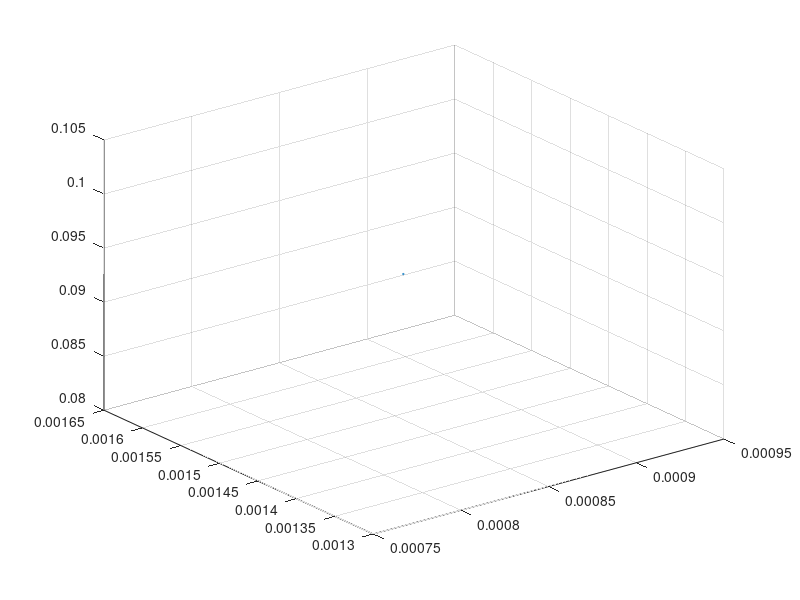

Write the MATLAB code that produced this figure.
scatter3(0.000000, 0.062420, 0.086648, 1);
scatter3(0.000000, 0.062167, 0.084137, 1);
scatter3(0.000000, 0.062146, 0.081772, 1);
scatter3(0.000000, 0.062146, 0.081772, 1);
scatter3(0.000000, 0.062181, 0.077830, 1);
scatter3(0.000000, 0.062279, 0.073158, 1);
scatter3(0.000670, 0.061424, 0.093000, 1);
scatter3(0.000000, 0.061612, 0.071468, 1);
scatter3(0.000000, 0.058618, 0.061776, 1);
scatter3(0.000000, 0.057730, 0.082817, 1);
scatter3(0.000000, 0.058316, 0.049110, 1);
scatter3(0.000000, 0.058316, 0.049110, 1);
scatter3(0.000000, 0.058177, 0.029682, 1);
scatter3(0.000000, 0.057773, 0.041217, 1);
scatter3(0.000000, 0.057868, 0.015092, 1);
scatter3(-0.000000, 0.057144, 0.018587, 1);
scatter3(0.000000, 0.054091, 0.081565, 1);
scatter3(0.000000, 0.053971, 0.083939, 1);
scatter3(0.000000, 0.053971, 0.083939, 1);
scatter3(0.000000, 0.054096, 0.077597, 1);
scatter3(0.000000, 0.053856, 0.086453, 1);
scatter3(0.000000, 0.053856, 0.086453, 1);
scatter3(0.000000, 0.054185, 0.072900, 1);
scatter3(0.086220, 0.057327, 0.093000, 1);
scatter3(0.086220, 0.057327, 0.093000, 1);
scatter3(0.000000, 0.055721, 0.000806, 1);
scatter3(0.077823, 0.056002, 0.093000, 1);
scatter3(0.086278, 0.055863, 0.093000, 1);
scatter3(0.096296, 0.056103, 0.093000, 1);
scatter3(0.000000, 0.054215, 0.002754, 1);
scatter3(0.000000, 0.052983, 0.017599, 1);
scatter3(0.000000, 0.052295, 0.012127, 1);
scatter3(0.000000, 0.052090, 0.015529, 1);
scatter3(0.075027, 0.052967, 0.093000, 1);
scatter3(-0.000000, 0.052001, 0.000688, 1);
scatter3(-0.000000, 0.049796, 0.015381, 1);
scatter3(0.078866, 0.050670, 0.093000, 1);
scatter3(0.078866, 0.050670, 0.093000, 1);
scatter3(0.084887, 0.050566, 0.093000, 1);
scatter3(0.152212, 0.052588, 0.093000, 1);
scatter3(0.000000, 0.049150, 0.015300, 1);
scatter3(0.000000, 0.049150, 0.015300, 1);
scatter3(0.091071, 0.050236, 0.093000, 1);
scatter3(0.058621, 0.048659, 0.093000, 1);
scatter3(0.085026, 0.049148, 0.093000, 1);
scatter3(0.000000, 0.046778, 0.007956, 1);
scatter3(0.079348, 0.046045, 0.093000, 1);
scatter3(0.079348, 0.046045, 0.093000, 1);
scatter3(0.000000, 0.045160, 0.014883, 1);
scatter3(0.093788, 0.046092, 0.093000, 1);
scatter3(-0.000000, 0.045005, 0.018008, 1);
scatter3(0.073924, 0.045546, 0.093000, 1);
scatter3(0.000000, 0.045103, 0.010352, 1);
scatter3(0.000000, 0.045103, 0.010352, 1);
scatter3(0.077817, 0.044712, 0.093000, 1);
scatter3(0.082884, 0.044768, 0.093000, 1);
scatter3(0.000000, 0.043300, 0.015650, 1);
scatter3(0.000000, 0.043300, 0.015650, 1);
scatter3(0.080070, 0.043800, 0.093000, 1);
scatter3(0.080070, 0.043800, 0.093000, 1);
scatter3(0.080070, 0.043800, 0.093000, 1);
scatter3(0.085943, 0.043700, 0.093000, 1);
scatter3(0.075504, 0.043329, 0.093000, 1);
scatter3(0.075567, 0.043272, 0.093000, 1);
scatter3(0.075567, 0.043272, 0.093000, 1);
scatter3(0.082498, 0.042924, 0.093000, 1);
scatter3(0.082498, 0.042924, 0.093000, 1);
scatter3(0.000000, 0.041098, 0.016228, 1);
scatter3(0.097823, 0.041712, 0.093000, 1);
scatter3(0.163517, 0.042266, 0.093000, 1);
scatter3(0.163517, 0.042266, 0.093000, 1);
scatter3(0.087454, 0.040132, 0.093000, 1);
scatter3(0.089686, 0.040119, 0.093000, 1);
scatter3(0.091180, 0.040129, 0.093000, 1);
scatter3(0.091180, 0.040129, 0.093000, 1);
scatter3(0.084127, 0.039823, 0.093000, 1);
scatter3(0.080171, 0.039449, 0.093000, 1);
scatter3(0.080171, 0.039449, 0.093000, 1);
scatter3(0.077195, 0.039114, 0.093000, 1);
scatter3(0.000000, 0.038627, 0.005263, 1);
scatter3(0.000000, 0.038627, 0.005263, 1);
scatter3(0.075378, 0.038417, 0.093000, 1);
scatter3(0.075378, 0.038417, 0.093000, 1);
scatter3(0.075378, 0.038417, 0.093000, 1);
scatter3(0.098412, 0.038678, 0.093000, 1);
scatter3(0.000000, 0.038259, 0.019527, 1);
scatter3(0.000000, 0.038259, 0.019527, 1);
scatter3(0.163618, 0.038641, 0.093000, 1);
scatter3(0.163618, 0.038641, 0.093000, 1);
scatter3(0.067151, 0.036743, 0.093000, 1);
scatter3(0.076629, 0.036074, 0.093000, 1);
scatter3(0.163914, 0.036761, 0.093000, 1);
scatter3(0.097545, 0.036082, 0.093000, 1);
scatter3(0.000000, 0.036178, 0.001920, 1);
scatter3(0.000000, 0.035082, 0.019595, 1);
scatter3(0.052336, 0.034290, 0.093000, 1);
scatter3(0.163835, 0.033987, 0.093000, 1);
scatter3(0.163835, 0.033987, 0.093000, 1);
scatter3(0.110884, 0.032223, 0.093000, 1);
scatter3(0.086650, 0.031837, 0.093000, 1);
scatter3(0.163869, 0.030007, 0.093000, 1);
scatter3(0.163869, 0.030007, 0.093000, 1);
scatter3(0.163869, 0.030007, 0.093000, 1);
scatter3(0.000000, 0.029209, 0.045392, 1);
scatter3(0.077790, 0.028671, 0.093000, 1);
scatter3(0.077790, 0.028671, 0.093000, 1);
scatter3(0.077790, 0.028671, 0.093000, 1);
scatter3(0.057225, 0.028671, 0.093000, 1);
scatter3(-0.000000, 0.029035, 0.051917, 1);
scatter3(-0.000000, 0.029035, 0.051917, 1);
scatter3(-0.000000, 0.029086, 0.033205, 1);
scatter3(-0.000000, 0.028829, 0.056435, 1);
scatter3(-0.000000, 0.028830, 0.054478, 1);
scatter3(0.163821, 0.027608, 0.093000, 1);
scatter3(0.163821, 0.027608, 0.093000, 1);
scatter3(0.000000, 0.028273, 0.055370, 1);
scatter3(0.000000, 0.028409, 0.027384, 1);
scatter3(0.000000, 0.028409, 0.027384, 1);
scatter3(0.000000, 0.028329, 0.030930, 1);
scatter3(0.000000, 0.028211, 0.042195, 1);
scatter3(0.000000, 0.028211, 0.042195, 1);
scatter3(0.000000, 0.027989, 0.059964, 1);
scatter3(0.000000, 0.027989, 0.059964, 1);
scatter3(0.000000, 0.027858, 0.071586, 1);
scatter3(0.000000, 0.027845, 0.066565, 1);
scatter3(0.000000, 0.027911, 0.040365, 1);
scatter3(-0.000000, 0.027570, 0.038248, 1);
scatter3(-0.000000, 0.027570, 0.038248, 1);
scatter3(0.000000, 0.027479, 0.048039, 1);
scatter3(0.000000, 0.027472, 0.044376, 1);
scatter3(0.000000, 0.027472, 0.044376, 1);
scatter3(0.105099, 0.026440, 0.093000, 1);
scatter3(0.009704, 0.026864, 0.093000, 1);
scatter3(0.000000, 0.027056, 0.060750, 1);
scatter3(0.000000, 0.026989, 0.067836, 1);
scatter3(0.100326, 0.026193, 0.093000, 1);
scatter3(0.062128, 0.026372, 0.093000, 1);
scatter3(0.110695, 0.025890, 0.093000, 1);
scatter3(0.110695, 0.025890, 0.093000, 1);
scatter3(0.094637, 0.025840, 0.093000, 1);
scatter3(0.164000, 0.025097, 0.093000, 1);
scatter3(0.164000, 0.025097, 0.093000, 1);
scatter3(0.164000, 0.025097, 0.093000, 1);
scatter3(-0.000000, 0.026460, 0.033158, 1);
scatter3(-0.000000, 0.026037, 0.039780, 1);
scatter3(-0.000000, 0.026037, 0.039780, 1);
scatter3(-0.000000, 0.026037, 0.039780, 1);
scatter3(0.164363, 0.023301, 0.093000, 1);
scatter3(0.077885, 0.023858, 0.093000, 1);
scatter3(0.077885, 0.023858, 0.093000, 1);
scatter3(0.072378, 0.023765, 0.093000, 1);
scatter3(0.072378, 0.023765, 0.093000, 1);
scatter3(0.072378, 0.023765, 0.093000, 1);
scatter3(0.072378, 0.023765, 0.093000, 1);
scatter3(-0.000000, 0.024583, 0.018401, 1);
scatter3(0.056996, 0.023713, 0.093000, 1);
scatter3(0.056996, 0.023713, 0.093000, 1);
scatter3(0.056996, 0.023713, 0.093000, 1);
scatter3(0.056996, 0.023713, 0.093000, 1);
scatter3(0.000000, 0.023940, 0.074665, 1);
scatter3(0.000000, 0.023940, 0.074665, 1);
scatter3(0.162853, 0.020788, 0.093000, 1);
scatter3(0.064942, 0.021738, 0.093000, 1);
scatter3(0.064942, 0.021738, 0.093000, 1);
scatter3(0.134479, 0.019313, 0.093000, 1);
scatter3(0.134479, 0.019313, 0.093000, 1);
scatter3(0.142025, 0.018742, 0.093000, 1);
scatter3(0.000000, 0.020624, 0.037362, 1);
scatter3(-0.000000, 0.020610, 0.049513, 1);
scatter3(0.000000, 0.020557, 0.055189, 1);
scatter3(0.000000, 0.020495, 0.044474, 1);
scatter3(0.000000, 0.020495, 0.044474, 1);
scatter3(0.000000, 0.020405, 0.040344, 1);
scatter3(-0.000000, 0.020379, 0.031308, 1);
scatter3(-0.000000, 0.020379, 0.031308, 1);
scatter3(-0.000000, 0.020249, 0.062669, 1);
scatter3(-0.000000, 0.020249, 0.062669, 1);
scatter3(-0.000000, 0.020216, 0.058487, 1);
scatter3(-0.000000, 0.020216, 0.058487, 1);
scatter3(-0.000000, 0.020046, 0.034579, 1);
scatter3(0.000000, 0.019876, 0.032753, 1);
scatter3(0.000000, 0.019764, 0.042257, 1);
scatter3(-0.000000, 0.019539, 0.060362, 1);
scatter3(0.000000, 0.019515, 0.048483, 1);
scatter3(0.000000, 0.019455, 0.054165, 1);
scatter3(0.000000, 0.018517, 0.043349, 1);
scatter3(0.000000, 0.018515, 0.056648, 1);
scatter3(0.000000, 0.018497, 0.045376, 1);
scatter3(0.000000, 0.018485, 0.050646, 1);
scatter3(-0.000000, 0.018437, 0.041281, 1);
scatter3(-0.000000, 0.018199, 0.059441, 1);
scatter3(0.000000, 0.017941, 0.038971, 1);
scatter3(0.000000, 0.017735, 0.042386, 1);
scatter3(0.132944, 0.014527, 0.093000, 1);
scatter3(0.132944, 0.014527, 0.093000, 1);
scatter3(0.000000, 0.017532, 0.060555, 1);
scatter3(0.000000, 0.017463, 0.041874, 1);
scatter3(0.139408, 0.014164, 0.093000, 1);
scatter3(-0.000000, 0.017262, 0.045379, 1);
scatter3(0.000000, 0.017031, 0.031816, 1);
scatter3(0.000000, 0.017007, 0.051708, 1);
scatter3(0.000000, 0.016862, 0.036452, 1);
scatter3(0.000000, 0.016336, 0.048215, 1);
scatter3(0.000000, 0.016201, 0.042131, 1);
scatter3(0.000000, 0.016219, 0.062196, 1);
scatter3(0.000000, 0.015972, 0.060279, 1);
scatter3(0.000000, 0.015851, 0.059022, 1);
scatter3(0.131030, 0.012412, 0.093000, 1);
scatter3(0.130688, 0.012092, 0.093000, 1);
scatter3(-0.000000, 0.015279, 0.047364, 1);
scatter3(0.000000, 0.015212, 0.053082, 1);
scatter3(0.000000, 0.015212, 0.053082, 1);
scatter3(0.000000, 0.013267, 0.039521, 1);
scatter3(0.135112, 0.007244, 0.093000, 1);
scatter3(0.135112, 0.007244, 0.093000, 1);
scatter3(-0.000000, 0.010446, 0.044046, 1);
scatter3(0.000000, 0.010305, 0.055413, 1);
scatter3(0.000000, 0.010305, 0.055413, 1);
scatter3(0.000346, 0.010425, 0.093000, 1);
scatter3(-0.000000, 0.009922, 0.033543, 1);
scatter3(-0.000000, 0.009922, 0.033543, 1);
scatter3(0.000000, 0.009937, 0.045929, 1);
scatter3(0.000000, 0.009937, 0.045929, 1);
scatter3(0.000000, 0.009977, 0.060631, 1);
scatter3(0.000000, 0.009977, 0.060631, 1);
scatter3(0.000000, 0.009789, 0.057397, 1);
scatter3(0.000000, 0.009789, 0.057397, 1);
scatter3(0.000000, 0.009576, 0.050833, 1);
scatter3(0.000000, 0.009576, 0.050833, 1);
scatter3(0.000000, 0.009213, 0.029882, 1);
scatter3(0.000000, 0.009267, 0.044754, 1);
scatter3(0.000000, 0.008609, 0.025660, 1);
scatter3(0.000000, 0.008609, 0.025660, 1);
scatter3(0.000000, 0.008671, 0.056071, 1);
scatter3(-0.000000, 0.008388, 0.032390, 1);
scatter3(0.000000, 0.008155, 0.043825, 1);
scatter3(0.000000, 0.007869, 0.049640, 1);
scatter3(0.000000, 0.007794, 0.052190, 1);
scatter3(0.000000, 0.007682, 0.053943, 1);
scatter3(0.000000, 0.007513, 0.048353, 1);
scatter3(0.000000, 0.007513, 0.048353, 1);
scatter3(0.000000, 0.007362, 0.060987, 1);
scatter3(0.000000, 0.007196, 0.050917, 1);
scatter3(-0.000000, 0.007222, 0.057338, 1);
scatter3(0.000000, 0.006755, 0.030548, 1);
scatter3(0.000000, 0.006184, 0.032983, 1);
scatter3(-0.000000, 0.006205, 0.062871, 1);
scatter3(-0.000000, 0.005846, 0.056164, 1);
scatter3(0.000000, 0.005394, 0.029275, 1);
scatter3(0.000000, 0.005431, 0.050734, 1);
scatter3(0.000000, 0.005102, 0.046049, 1);
scatter3(0.000000, 0.005102, 0.046049, 1);
scatter3(-0.000000, 0.005034, 0.052268, 1);
scatter3(-0.000000, 0.005034, 0.052268, 1);
scatter3(0.000690, 0.005430, 0.093000, 1);
scatter3(0.000000, 0.004878, 0.049328, 1);
scatter3(0.000000, 0.004900, 0.057466, 1);
scatter3(-0.000000, 0.004639, 0.061096, 1);
scatter3(-0.000000, 0.004639, 0.061096, 1);
scatter3(0.000000, 0.004487, 0.055542, 1);
scatter3(0.000000, 0.004487, 0.055542, 1);
scatter3(0.000854, 0.001498, 0.093000, 1);
scatter3(0.000854, 0.001498, 0.093000, 1);
hold all
